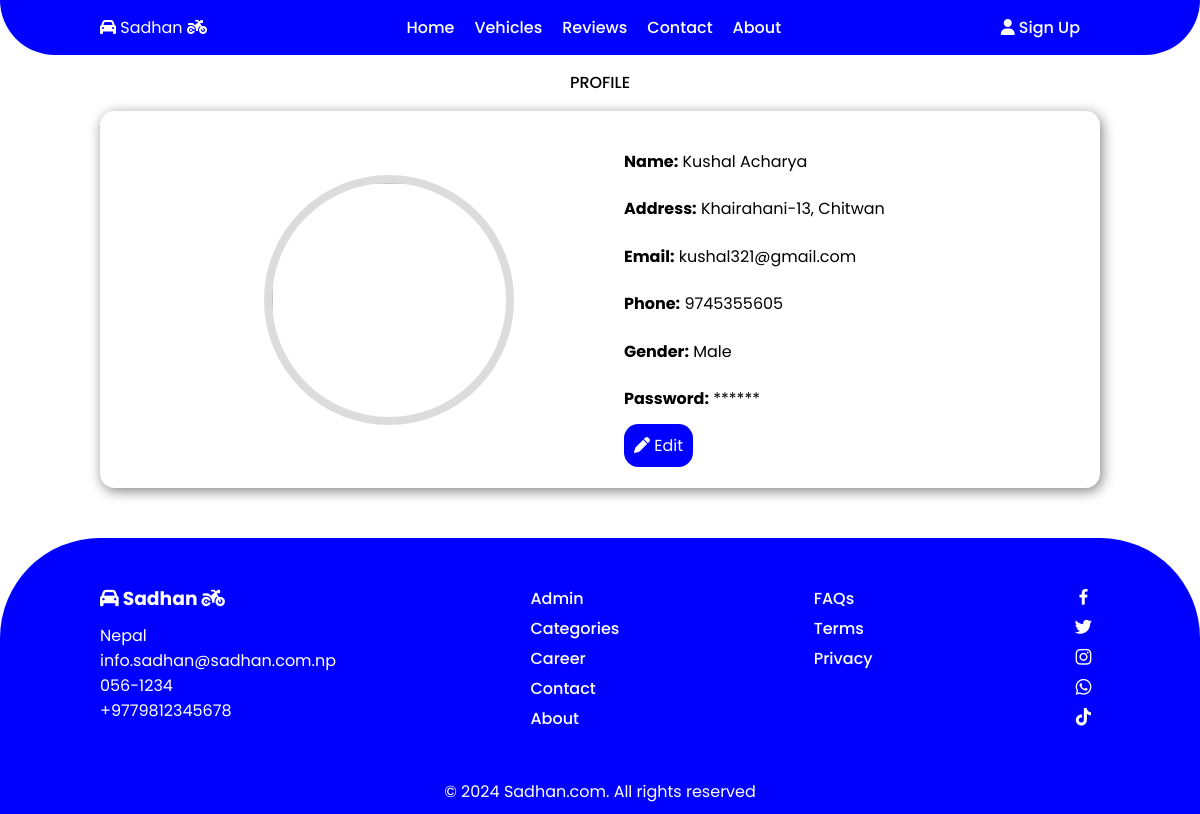
Screenshot of /user-profile.php?u_id=7 with the database file from the repository.
### tables this page shows
CREATE TABLE `user_signup` (
  `u_id` int(11) NOT NULL,
  `u_name` varchar(50) NOT NULL,
  `u_image` varchar(100) NOT NULL,
  `u_address` varchar(100) NOT NULL,
  `u_email` varchar(50) NOT NULL,
  `u_phone` varchar(15) NOT NULL,
  `u_gender` varchar(20) NOT NULL,
  `u_password` varchar(20) NOT NULL,
  `u_reg_date` datetime NOT NULL DEFAULT CURRENT_TIMESTAMP
);

### user-profile.php (the view, shortened to what this page needs)
<!DOCTYPE html>
<html lang="en">
<head>
    <link rel="stylesheet" href="css\style.css">
    <link rel="stylesheet" href="https://cdn.jsdelivr.net/npm/boxicons@latest/css/boxicons.min.css">
</head>
<body>
    <?php
        include 'container/header.php';
    ?>
<?php
    $u_id = $_GET['u_id'];
    $qry = "SELECT * FROM user_signup WHERE u_id = '$u_id'";
    include 'container/db_connection.php';
    $result = mysqli_query($con, $qry);
    $row = mysqli_fetch_assoc($result);
?>
    <section class="profile" id="profile">
        <div class="heading">
            <span>Profile</span>
        </div>
        <div class="profile-container">
            <div class="profile-img">
                <img src="uploads\<?php echo $row['u_image'];?>" alt="">
            </div>
            <div class="about-text">
                <p><b>Name:</b>&nbsp;<?php echo $row['u_name'];?></p>
                <p><b>Address:</b>&nbsp;<?php echo $row['u_address'];?></p>
                <p><b>Email:</b>&nbsp;<?php echo $row['u_email'];?></p>
                <p><b>Phone:</b>&nbsp;<?php echo $row['u_phone'];?></p>
                <p><b>Gender:</b>&nbsp;<?php echo $row['u_gender'];?></p>
                <p><b>Password:</b>&nbsp;******</p>
                <a href="edit-user-profile.php?u_id=<?php echo $row['u_id'];?>" class="btn"><i class="fa-solid fa-pen"></i> Edit</a>
            </div>
        </div>
    </section>
    <?php
        include 'container/footer.php';
    ?>
</body>
</html>

### css/style.css (style rules this page uses)
* { margin: 0; padding: 0; box-sizing: border-box; scroll-padding-top: 2em; scroll-behavior: smooth; list-style: none; text-decoration: none; font-family: 'Poppins', sans-serif; }
:root { --main-color:gold; --second-color:#ffac38; --gradient:#ffd700; }
section { padding: 50px 100px; }
.heading { padding-top: 20px; text-align: center; }
.heading span { font-weight: 500; text-transform: uppercase; }
.about-container, .detail-container, .rent-container, .profile-container, .edit-profile-container { display: grid; grid-template-columns: repeat(2,1fr); align-items: center; gap: 3rem; margin-top: 1rem; }
.profile-container, .edit-profile-container { border-radius: 0.9rem; box-shadow: 2px 3px 13px gray; transition: all ease-in-out 0.3s; padding: 30px; }
.profile-img img { margin-left: 30%; border-radius: 50%; border: 8px solid #DCDCDC; width: 250px; height: 250px; align-items: center; }
.about-text p { margin: 0.5rem 0 1.4rem; }
.about-text .btn { padding: 10px 10px; background: blue; color: #fff; border-radius: 0.9rem; border: none; cursor: pointer; }
img { vertical-align: middle; }

### rows the page displays
user_signup: u_name "Kushal Acharya", u_address "Khairahani-13, Chitwan", u_email "kushal321@gmail.com", u_phone "9745355605", u_gender "Male"
